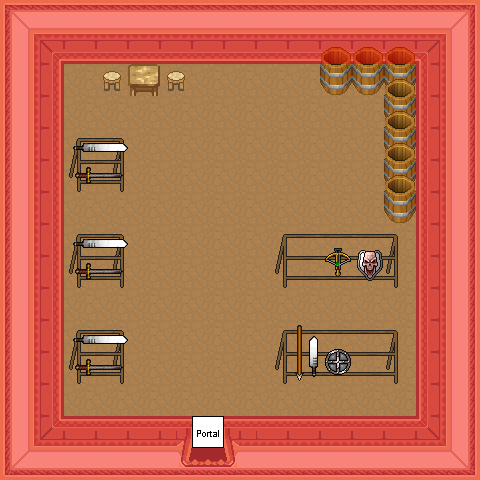

The image is a tile-based game level rendered from a .tmx file. Its description and source (layers, tilesets, objects; grid data summarised) follow:
An orthogonal 15x15 tile map with 32x32 px tiles, 8 tile layers (0_floor, 1_terrain, 2_object, 3_roof, ...), 15 tilesets.

<map version="0.99b" orientation="orthogonal" width="15" height="15" tilewidth="32" tileheight="32">
 <tileset name="wall" firstgid="1" tilewidth="32" tileheight="32">
  <image source="../../tileset/building/wall/int_wall_pale.png" />
 </tileset>
 <tileset name="wall2" firstgid="17" tilewidth="32" tileheight="32">
  <image source="../../tileset/building/wall/int_wall_purple.png" />
 </tileset>
 <tileset name="entrance" firstgid="37" tilewidth="32" tileheight="32">
  <image source="../../tileset/building/entrance/pale_red_ns.png" />
 </tileset>
 <tileset name="entrance details" firstgid="73" tilewidth="32" tileheight="32">
  <image source="../../tileset/building/entrance/detail_ns.png" />
 </tileset>
 <tileset name="ground" firstgid="79" tilewidth="32" tileheight="32">
  <image source="../../tileset/ground/brownground.png" />
 </tileset>
 <tileset name="barrell" firstgid="80" tilewidth="32" tileheight="32">
  <image source="../../tileset/item/pot/barrel_tall.png" />
 </tileset>
 <tileset name="barel" firstgid="82" tilewidth="32" tileheight="32">
  <image source="../../tileset/item/pot/small_barrel.png" />
 </tileset>
 <tileset name="bed" firstgid="84" tilewidth="32" tileheight="32">
  <image source="../../tileset/item/furniture/bed/side_on.png" />
 </tileset>
 <tileset name="stool" firstgid="86" tilewidth="32" tileheight="32">
  <image source="../../tileset/item/furniture/chair/stool.png" />
 </tileset>
 <tileset name="table" firstgid="87" tilewidth="32" tileheight="32">
  <image source="../../tileset/item/furniture/table/square_pale.png" />
 </tileset>
 <tileset name="shelf" firstgid="88" tilewidth="32" tileheight="32">
  <image source="../../tileset/item/furniture/shelve/bright_bookshelf_and_cupboard.png" />
 </tileset>
 <tileset name="collision" firstgid="94" tilewidth="32" tileheight="32">
  <image source="../../tileset/logic/collision.png" />
 </tileset>
 <tileset name="portal" firstgid="95" tilewidth="32" tileheight="32">
  <image source="../../tileset/logic/portal.png" />
 </tileset>
 <tileset name="sword rack" firstgid="102" tilewidth="32" tileheight="32">
  <image source="../../tileset/item/armor/sword_rack.png" />
 </tileset>
 <tileset name="weapon rack" firstgid="106" tilewidth="32" tileheight="32">
  <image source="../../tileset/item/armor/weapons_rack.png" />
 </tileset>
 <layer name="0_floor" width="15" height="15">
  <data>[225 cells, 225 non-empty, 1 distinct tile ids]</data>
 </layer>
 <layer name="1_terrain" width="15" height="15">
  <data>[225 cells, 130 non-empty, 34 distinct tile ids]</data>
 </layer>
 <layer name="2_object" width="15" height="15">
  <data>[225 cells, 7 non-empty, 1 distinct tile ids]</data>
 </layer>
 <layer name="3_roof" width="15" height="15">
  <data>[225 cells, 19 non-empty, 12 distinct tile ids]</data>
 </layer>
 <layer name="4_roof_add" width="15" height="15">
  <data>[225 cells, 0 non-empty, 0 distinct tile ids]</data>
 </layer>
 <layer name="objects" width="15" height="15">
  <data>[225 cells, 1 non-empty, 1 distinct tile ids]</data>
 </layer>
 <layer name="collision" width="15" height="15" opacity="0.44">
  <data>[225 cells, 103 non-empty, 1 distinct tile ids]</data>
 </layer>
 <layer name="protection" width="15" height="15">
  <data>[225 cells, 0 non-empty, 0 distinct tile ids]</data>
 </layer>
</map>
